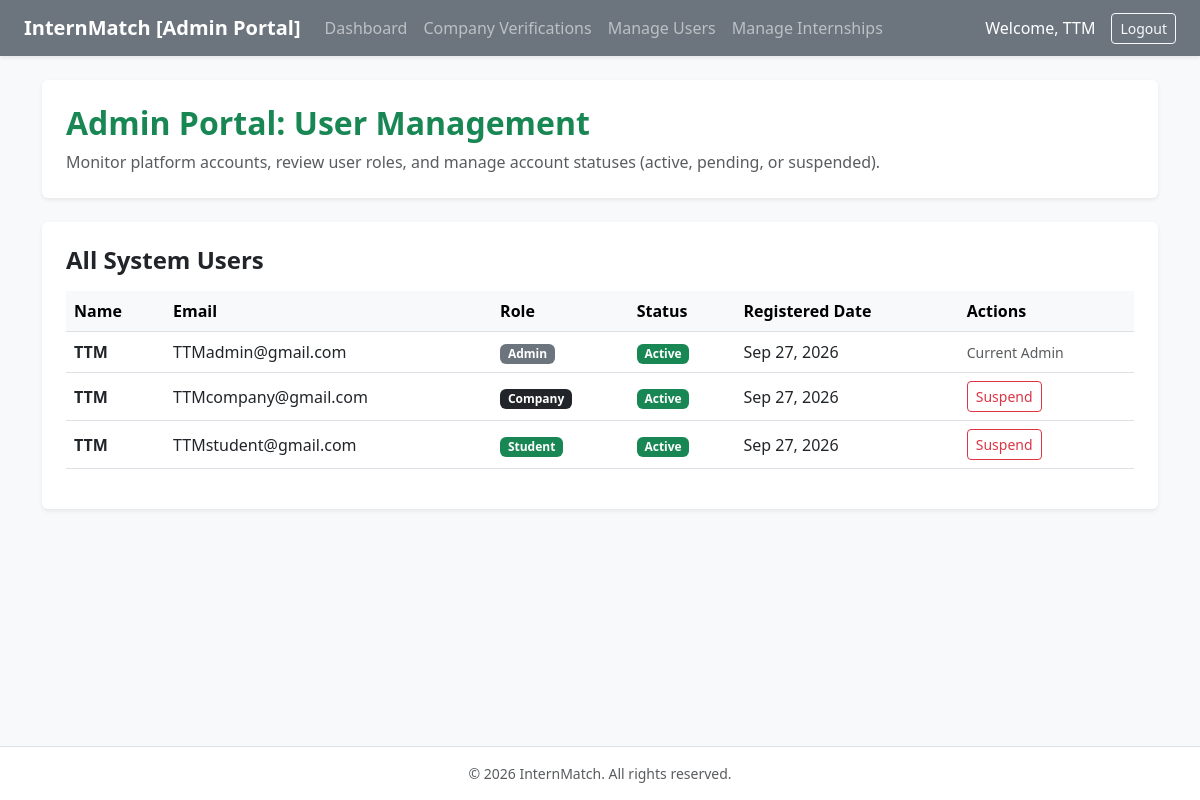
The page /views/admin/ad_users.php (signed in) on the database its author committed.
### tables this page shows
CREATE TABLE `users` (
  `user_id` int(11) NOT NULL,
  `name` varchar(100) NOT NULL,
  `email` varchar(150) NOT NULL,
  `password` varchar(255) NOT NULL,
  `role` enum('student','company','admin') NOT NULL,
  `status` enum('active','pending','suspended') DEFAULT 'active',
  `created_at` timestamp NOT NULL DEFAULT current_timestamp()
);

### views/admin/ad_users.php (the view, shortened to what this page needs)
<?php
$database = new Database();
$db = $database->getConnection();
$stmt = $db->query("SELECT * FROM users ORDER BY user_id DESC");
$users = $stmt->fetchAll();
include '../../includes/header.php';
?>
<div class="row mb-4">
    <div class="col-md-12">
        <div class="p-4 bg-white rounded shadow-sm border-0">
            <h2 class="fw-bold text-success">Admin Portal: User Management</h2>
            <p class="text-muted mb-0">Monitor platform accounts, review user roles, and manage account statuses (active, pending, or suspended).</p>
        </div>
    </div>
</div>
<div class="card shadow-sm border-0 bg-white">
    <div class="card-body p-4">
        <h4 class="fw-bold mb-3">All System Users</h4>
        <div class="table-responsive">
            <table class="table table-hover align-middle">
                <thead class="table-light">
                    <tr>
                        <th>Name</th>
                        <th>Email</th>
                        <th>Role</th>
                        <th>Status</th>
                        <th>Registered Date</th>
                        <th>Actions</th>
                    </tr>
                </thead>
                <tbody>
                    <?php if(empty($users)): ?>
                        <tr>
                            <td colspan="6" class="text-center text-muted py-4">No users found.</td>
                        </tr>
                    <?php else: ?>
                        <?php foreach($users as $usr): ?>
                            <tr>
                                <td class="fw-bold"><?php echo htmlspecialchars($usr['name']); ?></td>
                                <td><?php echo htmlspecialchars($usr['email']); ?></td>
                                <td>
                                    <span class="badge bg-<?php echo $usr['role'] === 'admin' ? 'secondary' : ($usr['role'] === 'company' ? 'dark' : 'success'); ?>">
                                        <?php echo ucfirst($usr['role']); ?>
                                    </span>
                                </td>
                                <td>
                                    <span class="badge bg-<?php echo $usr['status'] === 'active' ? 'success' : ($usr['status'] === 'suspended' ? 'danger' : 'warning'); ?>">
                                        <?php echo ucfirst($usr['status'] ?? 'active'); ?>
                                    </span>
                                </td>
                                <td><?php echo date('M d, Y', strtotime($usr['created_at'])); ?></td>
                                <td>
                                    <?php if($usr['user_id'] != $_SESSION['user_id']): ?>
                                        <form method="POST" class="d-inline">
                                            <?php if(($usr['status'] ?? 'active') === 'active'): ?>
                                                <button type="submit" class="btn btn-sm btn-outline-danger">Suspend</button>
                                            <?php else: ?>
                                                <input type="hidden" name="status" value="active">
                                                <button type="submit" class="btn btn-sm btn-outline-success">Activate</button>
                                            <?php endif; ?>
                                        </form>
                                    <?php else: ?>
                                        <span class="text-muted small">Current Admin</span>
                                    <?php endif; ?>
                                </td>
                            </tr>
                        <?php endforeach; ?>
                    <?php endif; ?>
                </tbody>
            </table>
        </div>
    </div>
</div>
<?php include '../../includes/footer.php'; ?>

### includes/header.php (shortened to what this page needs)
<?php
$user_role = $_SESSION['role'] ?? 'guest';
$navbar_bg = ($user_role === 'student') ? 'bg-success' : (($user_role === 'company') ? 'bg-dark' : (($user_role === 'admin') ? 'bg-secondary' : 'bg-primary'));
?>
<!DOCTYPE html>
<html lang="en">
<head>
    <link href="https://cdn.jsdelivr.net/npm/bootstrap@5.3.0/dist/css/bootstrap.min.css" rel="stylesheet">
</head>
<body class="bg-light d-flex flex-column min-vh-100">
    <nav class="navbar navbar-expand-lg navbar-dark <?php echo $navbar_bg; ?> px-4 shadow-sm">
        <a class="navbar-brand fw-bold" href="
            <?php if($user_role === 'student'): ?>../student/stu_dashboard.php
            <?php elseif($user_role === 'company'): ?>../company/com_dashboard.php
            <?php elseif($user_role === 'admin'): ?>../admin/ad_dashboard.php
            <?php else: ?>#<?php endif; ?>">
            InternMatch
            <?php if($user_role === 'student'): ?>[Student Portal]
            <?php elseif($user_role === 'company'): ?>[Company Portal]
            <?php elseif($user_role === 'admin'): ?>[Admin Portal]
            <?php endif; ?>
        </a>
        <div class="collapse navbar-collapse" id="navbarNav">
            <ul class="navbar-nav me-auto mb-2 mb-lg-0">
                <?php if($user_role === 'student'): ?>
                    <li class="nav-item">
                        <a class="nav-link" href="stu_dashboard.php">Dashboard</a>
                    </li>
                    <li class="nav-item">
                        <a class="nav-link" href="search.php">Search Internships</a>
                    </li>
                    <li class="nav-item">
                        <a class="nav-link" href="applications.php">My Applications</a>
                    </li>
                    <li class="nav-item">
                        <a class="nav-link" href="profile.php">Profile & CV</a>
                    </li>
                <?php elseif($user_role === 'admin'): ?>
                    <li class="nav-item">
                        <a class="nav-link" href="ad_dashboard.php">Dashboard</a>
                    </li>
                    <li class="nav-item">
                        <a class="nav-link" href="ad_verifications.php">Company Verifications</a>
                    </li>
                    <li class="nav-item">
                        <a class="nav-link" href="ad_users.php">Manage Users</a>
                    </li>
                    <li class="nav-item">
                        <a class="nav-link" href="ad_internships.php">Manage Internships</a>
                    </li>
                <?php endif; ?>
            </ul>
            <div class="ms-auto d-flex align-items-center">
                <?php if(isset($_SESSION['user_id'])): ?>
                    <span class="text-white me-3">Welcome, <?php echo htmlspecialchars($_SESSION['name'] ?? ''); ?></span>
                    <a href="../auth/logout.php" class="btn btn-outline-light btn-sm">Logout</a>
                <?php endif; ?>
            </div>
        </div>
    </nav>
    <main class="container my-4 flex-fill">

### includes/footer.php (shortened to what this page needs)
</main>
    <footer class="bg-white text-center py-3 border-top mt-auto text-muted small">
        <div class="container">
            &copy; <?php echo date('Y'); ?> InternMatch. All rights reserved.
        </div>
    </footer>
</body>
</html>

### rows shown on the page
users: name "TTM", email "TTMadmin@gmail.com", role "Admin", status "Active", created_at "Sep 27, 2026", shows "Current Admin"
users: name "TTM", email "TTMcompany@gmail.com", role "Company", status "Active", created_at "Sep 27, 2026", shows "Suspend"
users: name "TTM", email "TTMstudent@gmail.com", role "Student", status "Active", created_at "Sep 27, 2026", shows "Suspend"

### other values the page prints
$_SESSION['name'] "TTM"
